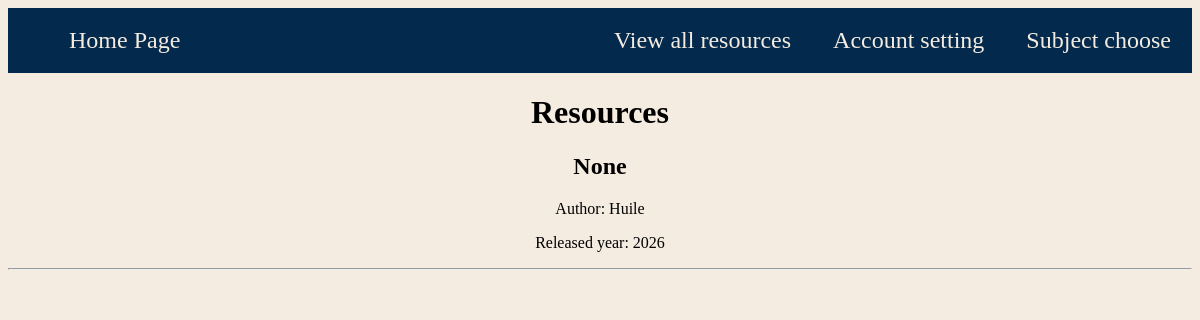
Page /resources/14 on the committed database.
### tables this page shows
CREATE TABLE "resources" (unit_id INTEGER, resources_id INTEGER PRIMARY KEY, subject TEXT, unit TEXT, resources_name TEXT, path TEXT, type TEXT, author TEXT, from_link TEXT, released_year INTEGER);

### main.py (the view)
@app.route("/resources/<int:resource_id>", methods=['GET'])
def resources(resource_id):
    conre = sqlite3.connect('database/database.db')
    re_cursor = conre.cursor()
    re_cursor.execute("SELECT resources_id, resources_name, path, type, author, from_link, released_year FROM resources WHERE resources_id=?",
                      (resource_id,)
    )
    resource = re_cursor.fetchone()
    conre.close()
    return render_template(
        "resources.html",
        resource=resource,
    )

### templates/resources.html (shortened to what this page needs)
<!DOCTYPE html>
<html lang="en">
  <head>
    <link rel="stylesheet" href="/static/style.css">
  </head>
  <body>
    <header>
      <Ul>
        <li><a href="{{ url_for('subjectpick')}}">Subject choose</a></li>
        <li><a href="{{ url_for('account') }}">Account setting</a></li>
        <li><a href="{{ url_for('all_resources')}}">View all resources</a></li>
        <li class="tag_left"><a href="{{ url_for('homepage')}}">Home Page</a></li>
      </Ul>
    </header>
    <main>
      <h1>Resources</h1>
      <div class="list_display">
        <h2 class="">{{ resource[1] }}</h2>
        <p>Author: {{ resource[4] }}</p>
        <p>Released year: {{ resource[6]}}</p>
        <hr>
        <br>
        <br>
      </div>
      <br>
      <br>
      <br>
      <br>
    </main>
  </body>
</html>

### static/style.css (style rules this page uses)
:root { --background: #F4ECE1; --blue: #03294C; --orange: #FB7E0A; --end_orange_1: #fba30a; --end_orange_2: #fb7e0a; --end_orange_3:#ff6a00; --end_red_1:#ff4800; --end_blue_1:#4FABFF; --end_blue_2:#0D7BE0; --end_blue_1:#034F94; }
body { font-family: SN pro; background-color: rgb(244, 236, 225); }
h1, h2, h3, h4, h5, h6 { text-align: center; }
header { position: relative; }
ul { font-size: 150%; list-style-type: none; overflow: hidden; margin: 0; padding: 1; background-color: var(--blue); }
ul li { float: right; }
ul li a { text-decoration: none; display: block; color: var(--background); text-align: center; padding: 19px 21px; }
ul li.tag_left { float: left; }
.list_display { text-align: center; justify-content: center; }

### rows in the picture
resources: from_link "None", author "Huile", released_year "2026"
